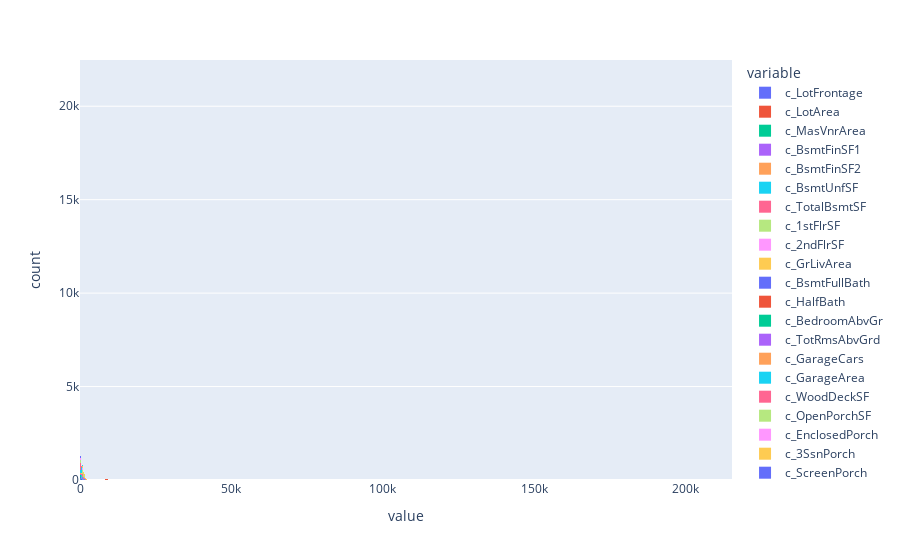

The cell this chart's notebook holds for it:
### Code cell
df.filter(like="c_").hist()

### Figure 1 — Plotly figure (JSON) as saved in the notebook; plotly's stock layout.template omitted (floating-point values rounded to 4 significant figures; data arrays with more than 128 entries replaced by an {"elided": "..."} marker saying what was removed)
{"data": [{"alignmentgroup": "True", "bingroup": "x", "hovertemplate": "variable=c_LotFrontage<br>value=%{x}<br>count=%{y}<extra></extra>", "legendgroup": "c_LotFrontage", "marker": {"color": "#636efa", "pattern": {"shape": ""}}, "name": "c_LotFrontage", "offsetgroup": "c_LotFrontage", "orientation": "v", "showlegend": true, "type": "histogram", "x": {"elided": "1460 int values"}, "xaxis": "x", "yaxis": "y"}, {"alignmentgroup": "True", "bingroup": "x", "hovertemplate": "variable=c_LotArea<br>value=%{x}<br>count=%{y}<extra></extra>", "legendgroup": "c_LotArea", "marker": {"color": "#EF553B", "pattern": {"shape": ""}}, "name": "c_LotArea", "offsetgroup": "c_LotArea", "orientation": "v", "showlegend": true, "type": "histogram", "x": {"elided": "1460 int values"}, "xaxis": "x", "yaxis": "y"}, {"alignmentgroup": "True", "bingroup": "x", "hovertemplate": "variable=c_MasVnrArea<br>value=%{x}<br>count=%{y}<extra></extra>", "legendgroup": "c_MasVnrArea", "marker": {"color": "#00cc96", "pattern": {"shape": ""}}, "name": "c_MasVnrArea", "offsetgroup": "c_MasVnrArea", "orientation": "v", "showlegend": true, "type": "histogram", "x": {"elided": "1460 int values"}, "xaxis": "x", "yaxis": "y"}, {"alignmentgroup": "True", "bingroup": "x", "hovertemplate": "variable=c_BsmtFinSF1<br>value=%{x}<br>count=%{y}<extra></extra>", "legendgroup": "c_BsmtFinSF1", "marker": {"color": "#ab63fa", "pattern": {"shape": ""}}, "name": "c_BsmtFinSF1", "offsetgroup": "c_BsmtFinSF1", "orientation": "v", "showlegend": true, "type": "histogram", "x": {"elided": "1460 int values"}, "xaxis": "x", "yaxis": "y"}, {"alignmentgroup": "True", "bingroup": "x", "hovertemplate": "variable=c_BsmtFinSF2<br>value=%{x}<br>count=%{y}<extra></extra>", "legendgroup": "c_BsmtFinSF2", "marker": {"color": "#FFA15A", "pattern": {"shape": ""}}, "name": "c_BsmtFinSF2", "offsetgroup": "c_BsmtFinSF2", "orientation": "v", "showlegend": true, "type": "histogram", "x": {"elided": "1460 int values"}, "xaxis": "x", "yaxis": "y"}, {"alignmentgroup": "True", "bingroup": "x", "hovertemplate": "variable=c_BsmtUnfSF<br>value=%{x}<br>count=%{y}<extra></extra>", "legendgroup": "c_BsmtUnfSF", "marker": {"color": "#19d3f3", "pattern": {"shape": ""}}, "name": "c_BsmtUnfSF", "offsetgroup": "c_BsmtUnfSF", "orientation": "v", "showlegend": true, "type": "histogram", "x": {"elided": "1460 int values"}, "xaxis": "x", "yaxis": "y"}, {"alignmentgroup": "True", "bingroup": "x", "hovertemplate": "variable=c_TotalBsmtSF<br>value=%{x}<br>count=%{y}<extra></extra>", "legendgroup": "c_TotalBsmtSF", "marker": {"color": "#FF6692", "pattern": {"shape": ""}}, "name": "c_TotalBsmtSF", "offsetgroup": "c_TotalBsmtSF", "orientation": "v", "showlegend": true, "type": "histogram", "x": {"elided": "1460 int values"}, "xaxis": "x", "yaxis": "y"}, {"alignmentgroup": "True", "bingroup": "x", "hovertemplate": "variable=c_1stFlrSF<br>value=%{x}<br>count=%{y}<extra></extra>", "legendgroup": "c_1stFlrSF", "marker": {"color": "#B6E880", "pattern": {"shape": ""}}, "name": "c_1stFlrSF", "offsetgroup": "c_1stFlrSF", "orientation": "v", "showlegend": true, "type": "histogram", "x": {"elided": "1460 int values"}, "xaxis": "x", "yaxis": "y"}, {"alignmentgroup": "True", "bingroup": "x", "hovertemplate": "variable=c_2ndFlrSF<br>value=%{x}<br>count=%{y}<extra></extra>", "legendgroup": "c_2ndFlrSF", "marker": {"color": "#FF97FF", "pattern": {"shape": ""}}, "name": "c_2ndFlrSF", "offsetgroup": "c_2ndFlrSF", "orientation": "v", "showlegend": true, "type": "histogram", "x": {"elided": "1460 int values"}, "xaxis": "x", "yaxis": "y"}, {"alignmentgroup": "True", "bingroup": "x", "hovertemplate": "variable=c_GrLivArea<br>value=%{x}<br>count=%{y}<extra></extra>", "legendgroup": "c_GrLivArea", "marker": {"color": "#FECB52", "pattern": {"shape": ""}}, "name": "c_GrLivArea", "offsetgroup": "c_GrLivArea", "orientation": "v", "showlegend": true, "type": "histogram", "x": {"elided": "1460 int values"}, "xaxis": "x", "yaxis": "y"}, {"alignmentgroup": "True", "bingroup": "x", "hovertemplate": "variable=c_BsmtFullBath<br>value=%{x}<br>count=%{y}<extra></extra>", "legendgroup": "c_BsmtFullBath", "marker": {"color": "#636efa", "pattern": {"shape": ""}}, "name": "c_BsmtFullBath", "offsetgroup": "c_BsmtFullBath", "orientation": "v", "showlegend": true, "type": "histogram", "x": {"elided": "1460 int values"}, "xaxis": "x", "yaxis": "y"}, {"alignmentgroup": "True", "bingroup": "x", "hovertemplate": "variable=c_HalfBath<br>value=%{x}<br>count=%{y}<extra></extra>", "legendgroup": "c_HalfBath", "marker": {"color": "#EF553B", "pattern": {"shape": ""}}, "name": "c_HalfBath", "offsetgroup": "c_HalfBath", "orientation": "v", "showlegend": true, "type": "histogram", "x": {"elided": "1460 int values"}, "xaxis": "x", "yaxis": "y"}, {"alignmentgroup": "True", "bingroup": "x", "hovertemplate": "variable=c_BedroomAbvGr<br>value=%{x}<br>count=%{y}<extra></extra>", "legendgroup": "c_BedroomAbvGr", "marker": {"color": "#00cc96", "pattern": {"shape": ""}}, "name": "c_BedroomAbvGr", "offsetgroup": "c_BedroomAbvGr", "orientation": "v", "showlegend": true, "type": "histogram", "x": {"elided": "1460 int values"}, "xaxis": "x", "yaxis": "y"}, {"alignmentgroup": "True", "bingroup": "x", "hovertemplate": "variable=c_TotRmsAbvGrd<br>value=%{x}<br>count=%{y}<extra></extra>", "legendgroup": "c_TotRmsAbvGrd", "marker": {"color": "#ab63fa", "pattern": {"shape": ""}}, "name": "c_TotRmsAbvGrd", "offsetgroup": "c_TotRmsAbvGrd", "orientation": "v", "showlegend": true, "type": "histogram", "x": {"elided": "1460 int values"}, "xaxis": "x", "yaxis": "y"}, {"alignmentgroup": "True", "bingroup": "x", "hovertemplate": "variable=c_GarageCars<br>value=%{x}<br>count=%{y}<extra></extra>", "legendgroup": "c_GarageCars", "marker": {"color": "#FFA15A", "pattern": {"shape": ""}}, "name": "c_GarageCars", "offsetgroup": "c_GarageCars", "orientation": "v", "showlegend": true, "type": "histogram", "x": {"elided": "1460 int values"}, "xaxis": "x", "yaxis": "y"}, {"alignmentgroup": "True", "bingroup": "x", "hovertemplate": "variable=c_GarageArea<br>value=%{x}<br>count=%{y}<extra></extra>", "legendgroup": "c_GarageArea", "marker": {"color": "#19d3f3", "pattern": {"shape": ""}}, "name": "c_GarageArea", "offsetgroup": "c_GarageArea", "orientation": "v", "showlegend": true, "type": "histogram", "x": {"elided": "1460 int values"}, "xaxis": "x", "yaxis": "y"}, {"alignmentgroup": "True", "bingroup": "x", "hovertemplate": "variable=c_WoodDeckSF<br>value=%{x}<br>count=%{y}<extra></extra>", "legendgroup": "c_WoodDeckSF", "marker": {"color": "#FF6692", "pattern": {"shape": ""}}, "name": "c_WoodDeckSF", "offsetgroup": "c_WoodDeckSF", "orientation": "v", "showlegend": true, "type": "histogram", "x": {"elided": "1460 int values"}, "xaxis": "x", "yaxis": "y"}, {"alignmentgroup": "True", "bingroup": "x", "hovertemplate": "variable=c_OpenPorchSF<br>value=%{x}<br>count=%{y}<extra></extra>", "legendgroup": "c_OpenPorchSF", "marker": {"color": "#B6E880", "pattern": {"shape": ""}}, "name": "c_OpenPorchSF", "offsetgroup": "c_OpenPorchSF", "orientation": "v", "showlegend": true, "type": "histogram", "x": {"elided": "1460 int values"}, "xaxis": "x", "yaxis": "y"}, {"alignmentgroup": "True", "bingroup": "x", "hovertemplate": "variable=c_EnclosedPorch<br>value=%{x}<br>count=%{y}<extra></extra>", "legendgroup": "c_EnclosedPorch", "marker": {"color": "#FF97FF", "pattern": {"shape": ""}}, "name": "c_EnclosedPorch", "offsetgroup": "c_EnclosedPorch", "orientation": "v", "showlegend": true, "type": "histogram", "x": {"elided": "1460 int values"}, "xaxis": "x", "yaxis": "y"}, {"alignmentgroup": "True", "bingroup": "x", "hovertemplate": "variable=c_3SsnPorch<br>value=%{x}<br>count=%{y}<extra></extra>", "legendgroup": "c_3SsnPorch", "marker": {"color": "#FECB52", "pattern": {"shape": ""}}, "name": "c_3SsnPorch", "offsetgroup": "c_3SsnPorch", "orientation": "v", "showlegend": true, "type": "histogram", "x": {"elided": "1460 int values"}, "xaxis": "x", "yaxis": "y"}, {"alignmentgroup": "True", "bingroup": "x", "hovertemplate": "variable=c_ScreenPorch<br>value=%{x}<br>count=%{y}<extra></extra>", "legendgroup": "c_ScreenPorch", "marker": {"color": "#636efa", "pattern": {"shape": ""}}, "name": "c_ScreenPorch", "offsetgroup": "c_ScreenPorch", "orientation": "v", "showlegend": true, "type": "histogram", "x": {"elided": "1460 int values"}, "xaxis": "x", "yaxis": "y"}, {"alignmentgroup": "True", "bingroup": "x", "hovertemplate": "variable=c_PoolArea<br>value=%{x}<br>count=%{y}<extra></extra>", "legendgroup": "c_PoolArea", "marker": {"color": "#EF553B", "pattern": {"shape": ""}}, "name": "c_PoolArea", "offsetgroup": "c_PoolArea", "orientation": "v", "showlegend": true, "type": "histogram", "x": {"elided": "1460 int values"}, "xaxis": "x", "yaxis": "y"}, {"alignmentgroup": "True", "bingroup": "x", "hovertemplate": "variable=c_MiscVal<br>value=%{x}<br>count=%{y}<extra></extra>", "legendgroup": "c_MiscVal", "marker": {"color": "#00cc96", "pattern": {"shape": ""}}, "name": "c_MiscVal", "offsetgroup": "c_MiscVal", "orientation": "v", "showlegend": true, "type": "histogram", "x": {"elided": "1460 int values"}, "xaxis": "x", "yaxis": "y"}], "layout": {"barmode": "relative", "legend": {"title": {"text": "variable"}, "tracegroupgap": 0}, "margin": {"t": 60}, "xaxis": {"anchor": "y", "domain": [0, 1], "title": {"text": "value"}}, "yaxis": {"anchor": "x", "domain": [0, 1], "title": {"text": "count"}}}}
